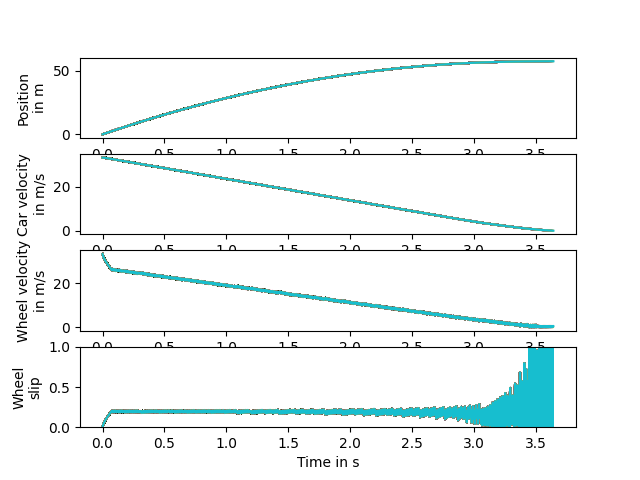

Recreate this plot in Python.
# P-type controller with a factor of 100,000 and 
# clamping the result to the range 0 to 200.
import matplotlib.pyplot as plt
import numpy
import math

h = 0.005 # s
mass_quarter_car = 250. # kg
mass_effective_wheel = 20. # kg
g = 9.81 # m / s2

end_time = 5. # s
num_steps = int(end_time / h)

w = numpy.zeros(num_steps + 1) # 1 / s
v = numpy.zeros(num_steps + 1) # m / s
x = numpy.zeros(num_steps + 1) # m
times = h * numpy.array(range(num_steps + 1))

### Uncomment the line below before running, but comment it out before submitting!
### @show_plot(8, 10)
def plot_me():
    axes_x = plt.subplot(411)
    axes_v = plt.subplot(412)
    axes_w = plt.subplot(413)
    axes_s = plt.subplot(414)

    def friction_coeff(slip):
        return 1.1 * (1. - math.exp(-20. * slip)) - 0.4 * slip

    def p_control(actual_value, target_value):
        return min(200.,max(0.,100000.*(target_value-actual_value)))

    def wheel_slip():
        x[0] = 0.
        v[0] = 120. * 1000. / 3600. # 120 km / h
        w[0] = v[0]

        for step in range(num_steps):
            if v[step] < 0.01:
                break
            s = max(0., 1. - w[step] / v[step])
            force = friction_coeff(s) * mass_quarter_car * g
            v[step + 1] = v[step] - h * force / mass_quarter_car
            x[step + 1] = x[step] + h * v[step]
            
            w[step + 1] = w[step] + h * (force / mass_effective_wheel - p_control(s,0.2))

            w[step + 1] = max(0., w[step + 1])

            axes_x.plot(times[:step], x[:step])
            axes_v.plot(times[:step], v[:step])
            axes_w.plot(times[:step], w[:step])
            axes_s.plot(times[:step], 1. - w[:step] / v[:step])

            axes_x.set_ylabel('Position\nin m', multialignment = 'center')
        axes_v.set_ylabel('Car velocity\nin m/s', multialignment = 'center')
        axes_w.set_ylabel('Wheel velocity\nin m/s', multialignment = 'center')
        axes_s.set_ylabel('Wheel\nslip', multialignment = 'center')
        axes_s.set_xlabel('Time in s')
        axes_s.set_ylim(0., 1.)
    
        return x, v, w

    return wheel_slip()

plot_me()
plt.show()
